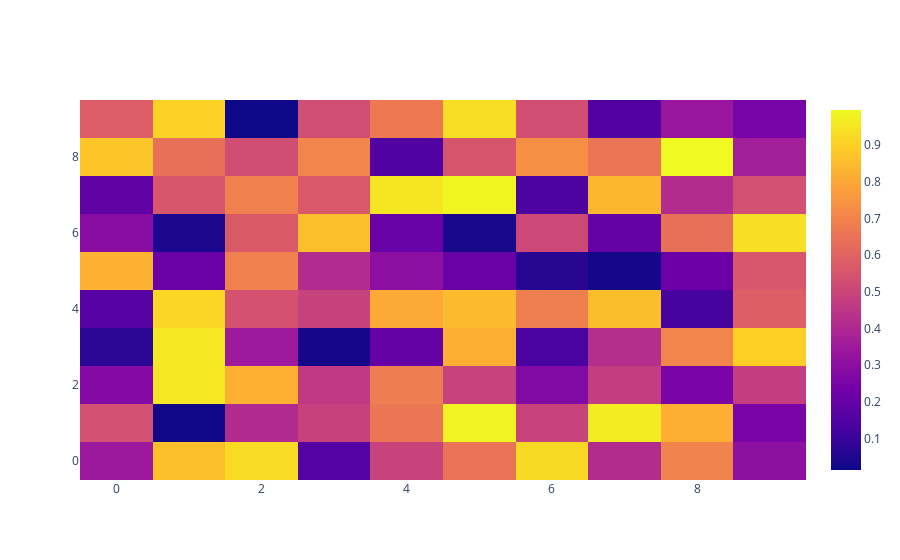

The code cell stored with this chart in its notebook:
### Code cell
heatmap = go.Heatmap(z = data)
fig5 = go.Figure(data = [heatmap])
fig5.show()
